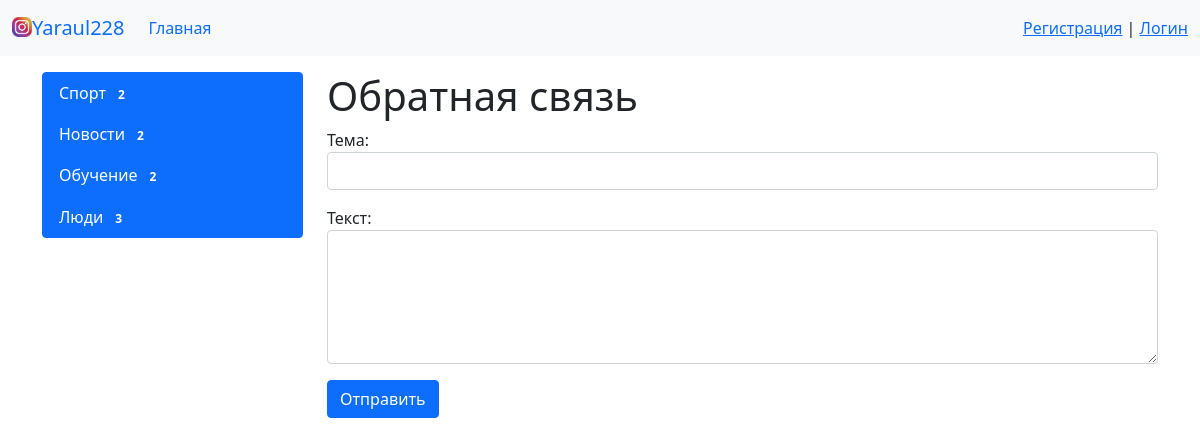
Page /email/ on the committed database.
### news/models.py (models this page shows, shortened)
class Category(models.Model):
    title = models.CharField(max_length=150, db_index=True, verbose_name='Наименование категории')
    def get_absolute_url(self):
        return reverse('category', kwargs={'category_id': self.pk})
    class Meta:
        verbose_name = 'Категория'
        verbose_name_plural = 'Категории'
        ordering = ['title']

### news/views.py (the view)
# urls.py: path('email/', send_email, name='email'),
def send_email(request):
    if request.method == "POST":
        form = ContactForm(request.POST)
        if form.is_valid():
            mail = send_mail(form.cleaned_data['subject'], form.cleaned_data['content'], 'yaraul228@mail.ru',
                             ['yaraul1@yandex.by'], fail_silently=True)
            if mail:
                messages.success(request, 'Письмо отправлено!')
                return redirect('email')
            else:
                messages.error(request, 'Ошибка отправки')
        else:
            messages.error(request, 'Ошибка регистрации')
    else:
        form = ContactForm()
    return render(request, 'news/email.html', {'form': form})

### news/forms.py
class ContactForm(forms.Form):
    subject = forms.CharField(label='Тема', widget=forms.TextInput(attrs={'class': 'form-control'}))
    content = forms.CharField(label='Текст', widget=forms.Textarea(attrs={'class': 'form-control', 'rows':5}))

### news/templatetags/news_tags.py (called while the page is built)
@register.inclusion_tag('news/list_categories.html')
def show_categories():
    categories = Category.objects.annotate(cnt=Count('news', filter=F('news__is_published'))).filter(cnt__gt=0)
    return {'categories': categories}

### news/templates/news/email.html (shortened to what this page needs)
{% extends 'base.html' %}
{%block sidebar%}
{%include 'include/_sidebar.html'%}
{%endblock%}
{%block content%}
<h1>Обратная связь</h1>
<form method="post">
    {{ form.as_p }}
    <button type="submit" class="btn btn-primary">Отправить</button>
</form>
{%endblock%}

### news/templates/news/list_categories.html
<div class="list-group">
    {%for item in categories%}
    <a href="{{item.get_absolute_url}}" class="list-group-item list-group-item-action active">{{item.title}} <span class="badge bg-primary rounded-pill">{{item.cnt}}</span></a>
    {%endfor%}
</div>

### rows in the picture
Category: title "Спорт", cnt "2"
Category: title "Новости", cnt "2"
Category: title "Обучение", cnt "2"
Category: title "Люди", cnt "3"
